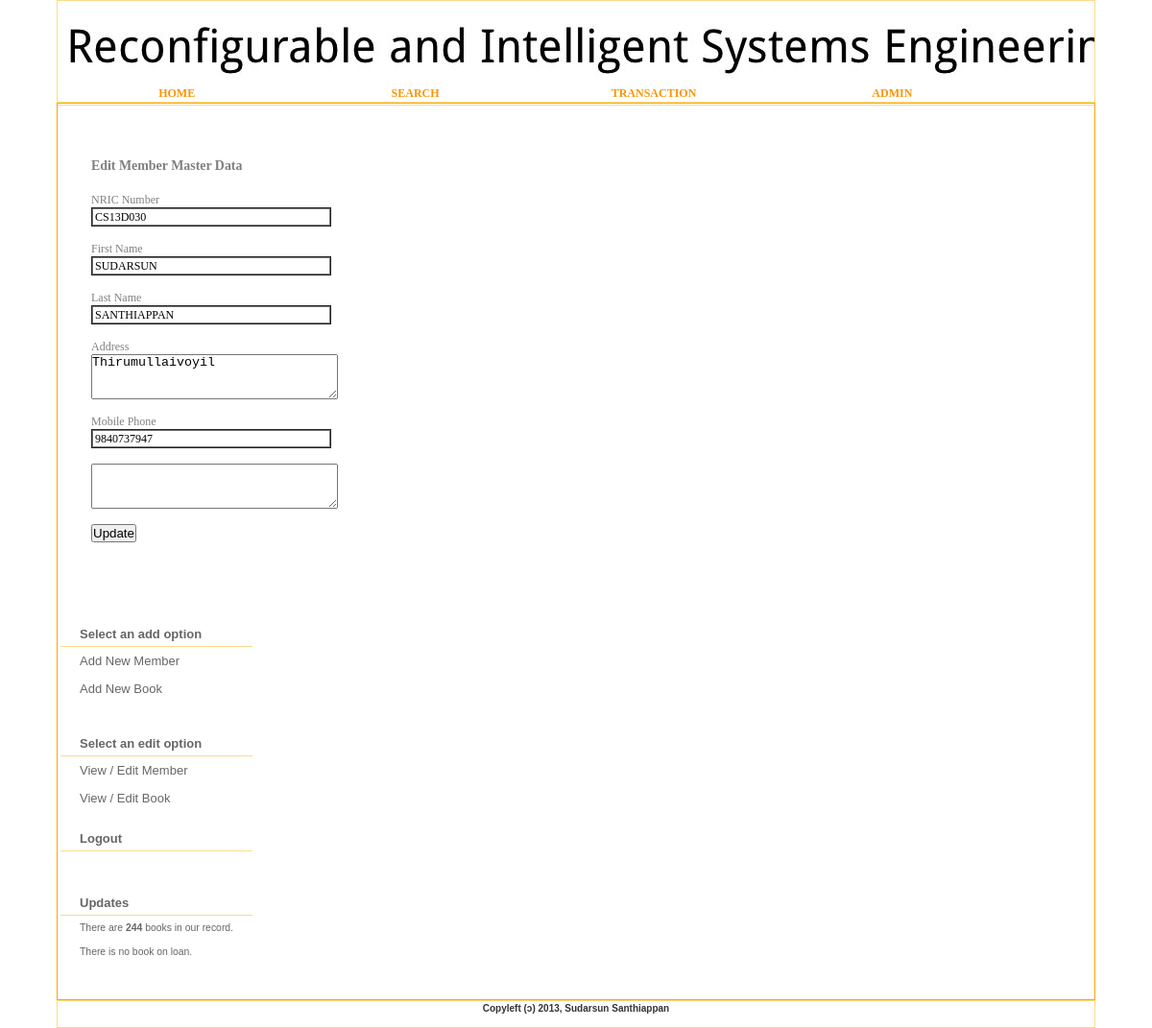
Page /library/member_update.php?action=edit&id=CS13D030 on the committed database.
### tables this page shows
CREATE TABLE `member` (
  `reader_id` int(11) NOT NULL AUTO_INCREMENT,
  `nric` varchar(12) NOT NULL,
  `fname` varchar(50) NOT NULL,
  `lname` varchar(50) NOT NULL,
  `address` text,
  `mobilephone` bigint(20) NOT NULL,
  `mem_remark` text,
  PRIMARY KEY (`reader_id`),
  UNIQUE KEY `NRIC` (`nric`)
);

### library/member_update.php (the view, shortened to what this page needs)
<html xmlns="http://www.w3.org/1999/xhtml">
    <head>
        <link href="/library/css/default.css" rel="stylesheet" type="text/css" />
    </head>
         <?php
switch ($_GET['action']) {
    case "edit":
      $updatesql = "SELECT * FROM member
                   WHERE nric = '" . $_GET['id'] . "'";
      $result = mysql_query($updatesql)
        or die("Invalid query: " . mysql_error());
      $row = mysql_fetch_array($result);
      $nric = $row['nric'];
$fname = $row['fname'];
$lname = $row['lname'];
$address=$row['address'];
$mobilephone=$row['mobilephone'];
$mem_remark=$row['mem_remark'];
break;
  }
?>
    <body>
        <div id="wrapper">
             <?php include $_SERVER['DOCUMENT_ROOT'] .'/library/includes/header.php';?>
            <div id="page">
                <div id="content">
<h2 >Edit Member Master Data </h2>
<form action="memberlist_update_comit.php?action=<?php
             echo $_GET['action']; ?>&type=member&id=<?php
  echo $_GET['id']; ?>" method="post">
<form action="memberlist_update_comit.php?action=add&type=member" method="post">
  <div id="UILabel">NRIC Number</div>
  <input class="form_tfield" type="text" name="nric" value="<?php echo $nric; ?>" /><br><br>
        <div id="UILabel">First Name</div>
  <input class="form_tfield" type="text" name="fname" value="<?php echo $fname; ?>" /><br><br>
  <div id="UILabel">Last Name</div>
  <input class="form_tfield" type="text" name="lname" value="<?php echo $lname; ?>" /><br><br>
  <div id="UILabel" >Address</div>
  <TEXTAREA  NAME="address" COLS=30 ROWS=3><?php echo $address; ?></TEXTAREA><br><br>
  <div id="UILabel">Mobile Phone</div>
  <input class="form_tfield" type="text" name="mobilephone" value="<?php echo $mobilephone; ?>" /><br><br>
  <TEXTAREA NAME="mem_remark" COLS=30 ROWS=3><?php echo $mem_remark; ?></TEXTAREA>
  <br></br>
<input type="submit" value="Update" />
</form>
                </div>
                <div id="sidebar">
                    <ul>
<?php include $_SERVER['DOCUMENT_ROOT'] .'/library/includes/nav_library.php';?>
<?php include $_SERVER['DOCUMENT_ROOT'] .'/library/includes/updates.php';?>
                    </ul>
                </div>
                <div style="clear: both; height: 1px"></div>
            </div>
<?php include $_SERVER['DOCUMENT_ROOT'] .'/library/includes/footer.php';?>
        </div>
    </body>
</html>

### css/default.css (style rules this page uses)
* { margin: 0px; padding: 0px; }
.form_tfield { FONT-WEIGHT: normal; FONT-SIZE: 12px; COLOR: #000000; BORDER-TOP-STYLE: groove; FONT-STYLE: normal; FONT-FAMILY: verdana; BORDER-RIGHT-STYLE: ridge; BORDER-LEFT-STYLE: groove; BACKGROUND-COLOR: white; BORDER-BOTTOM-STYLE: ridge; width:250px;height:20px;padding:2px; }
#UILabel { font-size:9pt; color:gray; }
body { font-size: 13px; color: #333336; font-family: Arial, Helvetica, sans-serif; }
h1, h2, h3 { color: #AA2808; }
p, blockquote, ul, ol { margin-bottom: 20px; line-height: 1.6em; }
#page { width: 90%; margin:0 auto;min-height:520px; border:1px solid orange; background-color:white; }
#content { position:relative;top:22px; width: 90%; padding: 35px 10px 50px 35px; text-align:justify; font-family: Verdana; }
#content h1, #content h2, #content h3 { margin-bottom: 20px; color: gray; }
#content h2 { font-size: 107%; }
#sidebar { position:relative; top:15px;left:3px; float: left; padding: 20px 0px 30px 0px; color: #666666; }
#sidebar ul { margin: 0; padding: 0; list-style: none; line-height: normal;color: #666666; }

### rows in the picture
member: nric "CS13D030", fname "SUDARSUN", lname "SANTHIAPPAN", address "Thirumullaivoyil", mobilephone "9840737947"

### other values in the picture
$num_supp_name "244"
$message "There is no book on loan."
